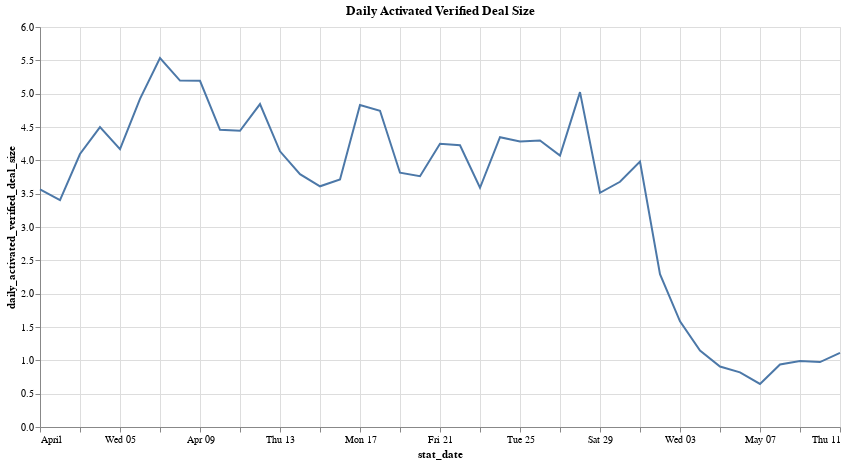

Write notebook code for a chart like this one.
### Code cell
# Altair chart of daily_activated_verified_deal_size over time (stat_date)

c = (
    alt.Chart(df)
    .mark_line()
    .encode(
        x="stat_date:T",
        y="daily_activated_verified_deal_size",
        tooltip=["daily_activated_verified_deal_size", "stat_date"],
    )
    .properties(width=800, height=400, title="Daily Activated Verified Deal Size")
).display()

### Figure 1 — Vega-Lite specification as saved in the notebook (floating-point values rounded to 4 significant figures)
{"config": {"view": {"continuousWidth": 300, "continuousHeight": 300}}, "data": {"name": "data-927680248540372543ccc032125b4b4f"}, "mark": {"type": "line"}, "encoding": {"tooltip": [{"field": "daily_activated_verified_deal_size", "type": "quantitative"}, {"field": "stat_date", "type": "temporal"}], "x": {"field": "stat_date", "type": "temporal"}, "y": {"field": "daily_activated_verified_deal_size", "type": "quantitative"}}, "height": 400, "title": "Daily Activated Verified Deal Size", "width": 800, "$schema": "https://vega.github.io/schema/vega-lite/v5.8.0.json", "datasets": {"data-927680248540372543ccc032125b4b4f": [{"stat_date": "2023-04-01T00:00:00+00:00", "total_regular_deal_size": 35.89, "total_verified_deal_size": 768.4, "active_regular_deal_size": 1.682, "active_verified_deal_size": 727.8, "daily_activated_regular_deal_size": 0.0004523, "daily_activated_verified_deal_size": 3.565, "daily_proposed_regular_deal_size": 0.0007873, "daily_proposed_verified_deal_size": 4.708, "daily_slashed_regular_deal_size": 0.0, "daily_slashed_verified_deal_size": 0.002889, "daily_expired_regular_deal_size": 0.0001874, "daily_expired_verified_deal_size": 0.08942}, {"stat_date": "2023-04-02T00:00:00+00:00", "total_regular_deal_size": 35.89, "total_verified_deal_size": 773.0, "active_regular_deal_size": 1.682, "active_verified_deal_size": 731.1, "daily_activated_regular_deal_size": 4.991e-05, "daily_activated_verified_deal_size": 3.404, "daily_proposed_regular_deal_size": 0.000598, "daily_proposed_verified_deal_size": 4.663, "daily_slashed_regular_deal_size": 0.0, "daily_slashed_verified_deal_size": 0.001635, "daily_expired_regular_deal_size": 0.0004316, "daily_expired_verified_deal_size": 0.06094}, {"stat_date": "2023-04-03T00:00:00+00:00", "total_regular_deal_size": 35.89, "total_verified_deal_size": 777.4, "active_regular_deal_size": 1.682, "active_verified_deal_size": 735.0, "daily_activated_regular_deal_size": 0.0004563, "daily_activated_verified_deal_size": 4.095, "daily_proposed_regular_deal_size": 0.002543, "daily_proposed_verified_deal_size": 4.408, "daily_slashed_regular_deal_size": 4.731e-07, "daily_slashed_verified_deal_size": 0.02901, "daily_expired_regular_deal_size": 0.0001581, "daily_expired_verified_deal_size": 0.06763}, {"stat_date": "2023-04-04T00:00:00+00:00", "total_regular_deal_size": 35.89, "total_verified_deal_size": 781.8, "active_regular_deal_size": 1.682, "active_verified_deal_size": 739.3, "daily_activated_regular_deal_size": 2.507e-05, "daily_activated_verified_deal_size": 4.497, "daily_proposed_regular_deal_size": 0.0013, "daily_proposed_verified_deal_size": 4.406, "daily_slashed_regular_deal_size": 0.0, "daily_slashed_verified_deal_size": 0.04836, "daily_expired_regular_deal_size": 0.0001222, "daily_expired_verified_deal_size": 0.05145}, {"stat_date": "2023-04-05T00:00:00+00:00", "total_regular_deal_size": 35.89, "total_verified_deal_size": 786.3, "active_regular_deal_size": 1.683, "active_verified_deal_size": 743.4, "daily_activated_regular_deal_size": 0.001076, "daily_activated_verified_deal_size": 4.168, "daily_proposed_regular_deal_size": 0.002151, "daily_proposed_verified_deal_size": 4.445, "daily_slashed_regular_deal_size": 0.0, "daily_slashed_verified_deal_size": 0.00715, "daily_expired_regular_deal_size": 3.031e-05, "daily_expired_verified_deal_size": 0.0361}, {"stat_date": "2023-04-06T00:00:00+00:00", "total_regular_deal_size": 35.89, "total_verified_deal_size": 790.7, "active_regular_deal_size": 1.684, "active_verified_deal_size": 748.2, "daily_activated_regular_deal_size": 0.001656, "daily_activated_verified_deal_size": 4.921, "daily_proposed_regular_deal_size": 0.002323, "daily_proposed_verified_deal_size": 4.473, "daily_slashed_regular_deal_size": 0.0, "daily_slashed_verified_deal_size": 0.00112, "daily_expired_regular_deal_size": 5.544e-09, "daily_expired_verified_deal_size": 0.01958}, {"stat_date": "2023-04-07T00:00:00+00:00", "total_regular_deal_size": 35.9, "total_verified_deal_size": 795.2, "active_regular_deal_size": 1.686, "active_verified_deal_size": 753.7, "daily_activated_regular_deal_size": 0.00187, "daily_activated_verified_deal_size": 5.534, "daily_proposed_regular_deal_size": 0.001832, "daily_proposed_verified_deal_size": 4.473, "daily_slashed_regular_deal_size": 0.0, "daily_slashed_verified_deal_size": 0.002392, "daily_expired_regular_deal_size": 3.142e-08, "daily_expired_verified_deal_size": 0.02429}, {"stat_date": "2023-04-08T00:00:00+00:00", "total_regular_deal_size": 35.9, "total_verified_deal_size": 799.9, "active_regular_deal_size": 1.688, "active_verified_deal_size": 758.9, "daily_activated_regular_deal_size": 0.001452, "daily_activated_verified_deal_size": 5.196, "daily_proposed_regular_deal_size": 0.001666, "daily_proposed_verified_deal_size": 4.644, "daily_slashed_regular_deal_size": 0.0, "daily_slashed_verified_deal_size": 0.001756, "daily_expired_regular_deal_size": 3.792e-05, "daily_expired_verified_deal_size": 0.009269}, {"stat_date": "2023-04-09T00:00:00+00:00", "total_regular_deal_size": 35.9, "total_verified_deal_size": 804.8, "active_regular_deal_size": 1.689, "active_verified_deal_size": 764.1, "daily_activated_regular_deal_size": 0.001055, "daily_activated_verified_deal_size": 5.192, "daily_proposed_regular_deal_size": 0.0009661, "daily_proposed_verified_deal_size": 4.882, "daily_slashed_regular_deal_size": 0.0, "daily_slashed_verified_deal_size": 0.00106, "daily_expired_regular_deal_size": 3.034e-05, "daily_expired_verified_deal_size": 0.01149}, {"stat_date": "2023-04-10T00:00:00+00:00", "total_regular_deal_size": 35.9, "total_verified_deal_size": 808.9, "active_regular_deal_size": 1.691, "active_verified_deal_size": 768.2, "daily_activated_regular_deal_size": 0.002745, "daily_activated_verified_deal_size": 4.458, "daily_proposed_regular_deal_size": 0.0007972, "daily_proposed_verified_deal_size": 4.174, "daily_slashed_regular_deal_size": 0.0, "daily_slashed_verified_deal_size": 0.0006813, "daily_expired_regular_deal_size": 3.032e-05, "daily_expired_verified_deal_size": 0.01172}, {"stat_date": "2023-04-11T00:00:00+00:00", "total_regular_deal_size": 35.9, "total_verified_deal_size": 812.8, "active_regular_deal_size": 1.692, "active_verified_deal_size": 772.6, "daily_activated_regular_deal_size": 0.001775, "daily_activated_verified_deal_size": 4.444, "daily_proposed_regular_deal_size": 0.00106, "daily_proposed_verified_deal_size": 3.866, "daily_slashed_regular_deal_size": 0.0002586, "daily_slashed_verified_deal_size": 0.03887, "daily_expired_regular_deal_size": 5.799e-06, "daily_expired_verified_deal_size": 0.01737}, {"stat_date": "2023-04-12T00:00:00+00:00", "total_regular_deal_size": 35.9, "total_verified_deal_size": 817.0, "active_regular_deal_size": 1.694, "active_verified_deal_size": 777.7, "daily_activated_regular_deal_size": 0.001075, "daily_activated_verified_deal_size": 4.843, "daily_proposed_regular_deal_size": 0.0008705, "daily_proposed_verified_deal_size": 4.188, "daily_slashed_regular_deal_size": 0.0, "daily_slashed_verified_deal_size": 9.084e-05, "daily_expired_regular_deal_size": 2.218e-08, "daily_expired_verified_deal_size": 0.01337}, {"stat_date": "2023-04-13T00:00:00+00:00", "total_regular_deal_size": 35.9, "total_verified_deal_size": 821.0, "active_regular_deal_size": 1.694, "active_verified_deal_size": 781.5, "daily_activated_regular_deal_size": 0.001137, "daily_activated_verified_deal_size": 4.135, "daily_proposed_regular_deal_size": 0.001048, "daily_proposed_verified_deal_size": 3.988, "daily_slashed_regular_deal_size": 0.0, "daily_slashed_verified_deal_size": 0.003728, "daily_expired_regular_deal_size": 6.284e-08, "daily_expired_verified_deal_size": 0.01558}, {"stat_date": "2023-04-14T00:00:00+00:00", "total_regular_deal_size": 35.9, "total_verified_deal_size": 824.9, "active_regular_deal_size": 1.695, "active_verified_deal_size": 784.5, "daily_activated_regular_deal_size": 0.001771, "daily_activated_verified_deal_size": 3.792, "daily_proposed_regular_deal_size": 0.0005986, "daily_proposed_verified_deal_size": 3.903, "daily_slashed_regular_deal_size": 1.514e-05, "daily_slashed_verified_deal_size": 0.0005375, "daily_expired_regular_deal_size": 6.063e-05, "daily_expired_verified_deal_size": 0.00911}, {"stat_date": "2023-04-15T00:00:00+00:00", "total_regular_deal_size": 35.9, "total_verified_deal_size": 829.2, "active_regular_deal_size": 1.698, "active_verified_deal_size": 789.2, "daily_activated_regular_deal_size": 0.001454, "daily_activated_verified_deal_size": 3.611, "daily_proposed_regular_deal_size": 0.0007961, "daily_proposed_verified_deal_size": 4.295, "daily_slashed_regular_deal_size": 0.0, "daily_slashed_verified_deal_size": 0.001953, "daily_expired_regular_deal_size": 4.112e-05, "daily_expired_verified_deal_size": 0.01307}, {"stat_date": "2023-04-16T00:00:00+00:00", "total_regular_deal_size": 35.9, "total_verified_deal_size": 833.4, "active_regular_deal_size": 1.699, "active_verified_deal_size": 792.9, "daily_activated_regular_deal_size": 0.0009029, "daily_activated_verified_deal_size": 3.714, "daily_proposed_regular_deal_size": 0.0003558, "daily_proposed_verified_deal_size": 4.25, "daily_slashed_regular_deal_size": 0.0, "daily_slashed_verified_deal_size": 0.002059, "daily_expired_regular_deal_size": 1.015e-05, "daily_expired_verified_deal_size": 0.01641}, {"stat_date": "2023-04-17T00:00:00+00:00", "total_regular_deal_size": 35.9, "total_verified_deal_size": 837.7, "active_regular_deal_size": 1.7, "active_verified_deal_size": 797.7, "daily_activated_regular_deal_size": 0.001203, "daily_activated_verified_deal_size": 4.831, "daily_proposed_regular_deal_size": 0.0009718, "daily_proposed_verified_deal_size": 4.211, "daily_slashed_regular_deal_size": 0.0, "daily_slashed_verified_deal_size": 0.0009992, "daily_expired_regular_deal_size": 2.026e-06, "daily_expired_verified_deal_size": 0.01028}, {"stat_date": "2023-04-18T00:00:00+00:00", "total_regular_deal_size": 35.91, "total_verified_deal_size": 841.9, "active_regular_deal_size": 1.701, "active_verified_deal_size": 802.4, "daily_activated_regular_deal_size": 0.0009519, "daily_activated_verified_deal_size": 4.744, "daily_proposed_regular_deal_size": 0.0008895, "daily_proposed_verified_deal_size": 4.225, "daily_slashed_regular_deal_size": 0.0, "daily_slashed_verified_deal_size": 0.000212, "daily_expired_regular_deal_size": 3.951e-06, "daily_expired_verified_deal_size": 0.01863}, {"stat_date": "2023-04-19T00:00:00+00:00", "total_regular_deal_size": 35.91, "total_verified_deal_size": 846.0, "active_regular_deal_size": 1.702, "active_verified_deal_size": 806.2, "daily_activated_regular_deal_size": 0.0006283, "daily_activated_verified_deal_size": 3.814, "daily_proposed_regular_deal_size": 0.001075, "daily_proposed_verified_deal_size": 4.137, "daily_slashed_regular_deal_size": 0.0, "daily_slashed_verified_deal_size": 0.0004845, "daily_expired_regular_deal_size": 2.467e-05, "daily_expired_verified_deal_size": 0.02228}, {"stat_date": "2023-04-20T00:00:00+00:00", "total_regular_deal_size": 35.91, "total_verified_deal_size": 850.5, "active_regular_deal_size": 1.702, "active_verified_deal_size": 809.9, "daily_activated_regular_deal_size": 0.0009538, "daily_activated_verified_deal_size": 3.762, "daily_proposed_regular_deal_size": 0.000545, "daily_proposed_verified_deal_size": 4.476, "daily_slashed_regular_deal_size": 0.0, "daily_slashed_verified_deal_size": 0.006238, "daily_expired_regular_deal_size": 3.623e-05, "daily_expired_verified_deal_size": 0.02599}, {"stat_date": "2023-04-21T00:00:00+00:00", "total_regular_deal_size": 35.91, "total_verified_deal_size": 854.8, "active_regular_deal_size": 1.702, "active_verified_deal_size": 814.0, "daily_activated_regular_deal_size": 0.0007648, "daily_activated_verified_deal_size": 4.249, "daily_proposed_regular_deal_size": 0.000916, "daily_proposed_verified_deal_size": 4.23, "daily_slashed_regular_deal_size": 0.0, "daily_slashed_verified_deal_size": 0.004095, "daily_expired_regular_deal_size": 7.646e-05, "daily_expired_verified_deal_size": 0.03582}, {"stat_date": "2023-04-22T00:00:00+00:00", "total_regular_deal_size": 35.91, "total_verified_deal_size": 859.2, "active_regular_deal_size": 1.703, "active_verified_deal_size": 818.2, "daily_activated_regular_deal_size": 0.0005556, "daily_activated_verified_deal_size": 4.225, "daily_proposed_regular_deal_size": 0.0004542, "daily_proposed_verified_deal_size": 4.447, "daily_slashed_regular_deal_size": 0.0004018, "daily_slashed_verified_deal_size": 0.0003331, "daily_expired_regular_deal_size": 6.977e-06, "daily_expired_verified_deal_size": 0.02913}, {"stat_date": "2023-04-23T00:00:00+00:00", "total_regular_deal_size": 35.91, "total_verified_deal_size": 863.2, "active_regular_deal_size": 1.703, "active_verified_deal_size": 821.7, "daily_activated_regular_deal_size": 0.0005072, "daily_activated_verified_deal_size": 3.589, "daily_proposed_regular_deal_size": 0.001173, "daily_proposed_verified_deal_size": 3.995, "daily_slashed_regular_deal_size": 4.542e-05, "daily_slashed_verified_deal_size": 0.001764, "daily_expired_regular_deal_size": 7.208e-07, "daily_expired_verified_deal_size": 0.01411}, {"stat_date": "2023-04-24T00:00:00+00:00", "total_regular_deal_size": 35.91, "total_verified_deal_size": 866.7, "active_regular_deal_size": 1.701, "active_verified_deal_size": 825.2, "daily_activated_regular_deal_size": 0.0008857, "daily_activated_verified_deal_size": 4.347, "daily_proposed_regular_deal_size": 0.001226, "daily_proposed_verified_deal_size": 3.45, "daily_slashed_regular_deal_size": 6.056e-05, "daily_slashed_verified_deal_size": 0.002843, "daily_expired_regular_deal_size": 0.0001567, "daily_expired_verified_deal_size": 0.01087}, {"stat_date": "2023-04-25T00:00:00+00:00", "total_regular_deal_size": 35.91, "total_verified_deal_size": 870.1, "active_regular_deal_size": 1.704, "active_verified_deal_size": 830.0, "daily_activated_regular_deal_size": 0.001302, "daily_activated_verified_deal_size": 4.284, "daily_proposed_regular_deal_size": 0.0006661, "daily_proposed_verified_deal_size": 3.447, "daily_slashed_regular_deal_size": 0.0, "daily_slashed_verified_deal_size": 0.02364, "daily_expired_regular_deal_size": 6.583e-05, "daily_expired_verified_deal_size": 0.03004}, {"stat_date": "2023-04-26T00:00:00+00:00", "total_regular_deal_size": 35.91, "total_verified_deal_size": 873.6, "active_regular_deal_size": 1.706, "active_verified_deal_size": 834.4, "daily_activated_regular_deal_size": 0.001215, "daily_activated_verified_deal_size": 4.297, "daily_proposed_regular_deal_size": 0.0003028, "daily_proposed_verified_deal_size": 3.441, "daily_slashed_regular_deal_size": 0.0, "daily_slashed_verified_deal_size": 0.0003028, "daily_expired_regular_deal_size": 4.051e-06, "daily_expired_verified_deal_size": 0.1104}, {"stat_date": "2023-04-27T00:00:00+00:00", "total_regular_deal_size": 35.91, "total_verified_deal_size": 876.1, "active_regular_deal_size": 1.705, "active_verified_deal_size": 838.0, "daily_activated_regular_deal_size": 0.0005602, "daily_activated_verified_deal_size": 4.071, "daily_proposed_regular_deal_size": 0.001045, "daily_proposed_verified_deal_size": 2.497, "daily_slashed_regular_deal_size": 0.0, "daily_slashed_verified_deal_size": 0.0007267, "daily_expired_regular_deal_size": 2.905e-06, "daily_expired_verified_deal_size": 0.0996}, {"stat_date": "2023-04-28T00:00:00+00:00", "total_regular_deal_size": 35.91, "total_verified_deal_size": 879.1, "active_regular_deal_size": 1.703, "active_verified_deal_size": 843.2, "daily_activated_regular_deal_size": 0.001151, "daily_activated_verified_deal_size": 5.023, "daily_proposed_regular_deal_size": 0.000545, "daily_proposed_verified_deal_size": 2.986, "daily_slashed_regular_deal_size": 0.0, "daily_slashed_verified_deal_size": 6.056e-05, "daily_expired_regular_deal_size": 0.003335, "daily_expired_verified_deal_size": 0.05039}, {"stat_date": "2023-04-29T00:00:00+00:00", "total_regular_deal_size": 35.91, "total_verified_deal_size": 883.1, "active_regular_deal_size": 1.699, "active_verified_deal_size": 846.6, "daily_activated_regular_deal_size": 0.0007272, "daily_activated_verified_deal_size": 3.513, "daily_proposed_regular_deal_size": 0.0005753, "daily_proposed_verified_deal_size": 3.998, "daily_slashed_regular_deal_size": 3.619e-05, "daily_slashed_verified_deal_size": 0.003675, "daily_expired_regular_deal_size": 0.003391, "daily_expired_verified_deal_size": 9.273e-05}, {"stat_date": "2023-04-30T00:00:00+00:00", "total_regular_deal_size": 35.91, "total_verified_deal_size": 887.4, "active_regular_deal_size": 1.699, "active_verified_deal_size": 850.1, "daily_activated_regular_deal_size": 0.0008781, "daily_activated_verified_deal_size": 3.678, "daily_proposed_regular_deal_size": 0.0005299, "daily_proposed_verified_deal_size": 4.321, "daily_slashed_regular_deal_size": 0.0, "daily_slashed_verified_deal_size": 0.004436, "daily_expired_regular_deal_size": 3.028e-05, "daily_expired_verified_deal_size": 0.002422}, {"stat_date": "2023-05-01T00:00:00+00:00", "total_regular_deal_size": 35.92, "total_verified_deal_size": 891.9, "active_regular_deal_size": 1.693, "active_verified_deal_size": 854.0, "daily_activated_regular_deal_size": 0.0003633, "daily_activated_verified_deal_size": 3.982, "daily_proposed_regular_deal_size": 0.0002725, "daily_proposed_verified_deal_size": 4.522, "daily_slashed_regular_deal_size": 0.0, "daily_slashed_verified_deal_size": 0.002422, "daily_expired_regular_deal_size": 1.478e-08, "daily_expired_verified_deal_size": 0.0005147}, {"stat_date": "2023-05-02T00:00:00+00:00", "total_regular_deal_size": 35.92, "total_verified_deal_size": 896.5, "active_regular_deal_size": 1.691, "active_verified_deal_size": 856.3, "daily_activated_regular_deal_size": 0.0006056, "daily_activated_verified_deal_size": 2.292, "daily_proposed_regular_deal_size": 0.000545, "daily_proposed_verified_deal_size": 4.603, "daily_slashed_regular_deal_size": 0.0, "daily_slashed_verified_deal_size": 0.002525, "daily_expired_regular_deal_size": 3.696e-09, "daily_expired_verified_deal_size": 0.0}, {"stat_date": "2023-05-03T00:00:00+00:00", "total_regular_deal_size": 35.92, "total_verified_deal_size": 900.8, "active_regular_deal_size": 1.684, "active_verified_deal_size": 857.7, "daily_activated_regular_deal_size": 0.0004239, "daily_activated_verified_deal_size": 1.585, "daily_proposed_regular_deal_size": 0.0006056, "daily_proposed_verified_deal_size": 4.257, "daily_slashed_regular_deal_size": 0.0, "daily_slashed_verified_deal_size": 0.0005147, "daily_expired_regular_deal_size": 0.0, "daily_expired_verified_deal_size": 0.005511}, {"stat_date": "2023-05-04T00:00:00+00:00", "total_regular_deal_size": 35.92, "total_verified_deal_size": 905.0, "active_regular_deal_size": 1.674, "active_verified_deal_size": 858.8, "daily_activated_regular_deal_size": 0.0006359, "daily_activated_verified_deal_size": 1.146, "daily_proposed_regular_deal_size": 0.0007494, "daily_proposed_verified_deal_size": 4.226, "daily_slashed_regular_deal_size": 0.0, "daily_slashed_verified_deal_size": 0.006102, "daily_expired_regular_deal_size": 0.0, "daily_expired_verified_deal_size": 0.0}, {"stat_date": "2023-05-05T00:00:00+00:00", "total_regular_deal_size": 35.92, "total_verified_deal_size": 909.5, "active_regular_deal_size": 1.673, "active_verified_deal_size": 859.6, "daily_activated_regular_deal_size": 5.299e-05, "daily_activated_verified_deal_size": 0.9067, "daily_proposed_regular_deal_size": 0.0006666, "daily_proposed_verified_deal_size": 4.547, "daily_slashed_regular_deal_size": 0.0, "daily_slashed_verified_deal_size": 0.001026, "daily_expired_regular_deal_size": 0.0, "daily_expired_verified_deal_size": 0.000545}, {"stat_date": "2023-05-06T00:00:00+00:00", "total_regular_deal_size": 35.92, "total_verified_deal_size": 914.4, "active_regular_deal_size": 1.672, "active_verified_deal_size": 860.3, "daily_activated_regular_deal_size": 0.0, "daily_activated_verified_deal_size": 0.82, "daily_proposed_regular_deal_size": 0.0006661, "daily_proposed_verified_deal_size": 4.815, "daily_slashed_regular_deal_size": 0.0, "daily_slashed_verified_deal_size": 0.0003331, "daily_expired_regular_deal_size": 0.0, "daily_expired_verified_deal_size": 0.0}, {"stat_date": "2023-05-07T00:00:00+00:00", "total_regular_deal_size": 35.92, "total_verified_deal_size": 919.4, "active_regular_deal_size": 1.662, "active_verified_deal_size": 860.9, "daily_activated_regular_deal_size": 6.056e-05, "daily_activated_verified_deal_size": 0.6462, "daily_proposed_regular_deal_size": 0.0006661, "daily_proposed_verified_deal_size": 5.02, "daily_slashed_regular_deal_size": 0.0, "daily_slashed_verified_deal_size": 0.000757, "daily_expired_regular_deal_size": 0.0, "daily_expired_verified_deal_size": 0.0}, {"stat_date": "2023-05-08T00:00:00+00:00", "total_regular_deal_size": 35.92, "total_verified_deal_size": 924.4, "active_regular_deal_size": 1.658, "active_verified_deal_size": 861.7, "daily_activated_regular_deal_size": 0.000106, "daily_activated_verified_deal_size": 0.9386, "daily_proposed_regular_deal_size": 0.0008478, "daily_proposed_verified_deal_size": 5.056, "daily_slashed_regular_deal_size": 0.0, "daily_slashed_verified_deal_size": 0.0006359, "daily_expired_regular_deal_size": 0.0, "daily_expired_verified_deal_size": 0.002059}, {"stat_date": "2023-05-09T00:00:00+00:00", "total_regular_deal_size": 35.92, "total_verified_deal_size": 929.5, "active_regular_deal_size": 1.656, "active_verified_deal_size": 862.6, "daily_activated_regular_deal_size": 0.0, "daily_activated_verified_deal_size": 0.9884, "daily_proposed_regular_deal_size": 0.0003936, "daily_proposed_verified_deal_size": 5.028, "daily_slashed_regular_deal_size": 3.028e-05, "daily_slashed_verified_deal_size": 0.00106, "daily_expired_regular_deal_size": 7.396e-09, "daily_expired_verified_deal_size": 0.0}, {"stat_date": "2023-05-10T00:00:00+00:00", "total_regular_deal_size": 35.92, "total_verified_deal_size": 934.4, "active_regular_deal_size": 1.655, "active_verified_deal_size": 863.5, "daily_activated_regular_deal_size": 0.0001514, "daily_activated_verified_deal_size": 0.9734, "daily_proposed_regular_deal_size": 0.0007267, "daily_proposed_verified_deal_size": 4.991, "daily_slashed_regular_deal_size": 0.0, "daily_slashed_verified_deal_size": 0.0001514, "daily_expired_regular_deal_size": 0.0, "daily_expired_verified_deal_size": 0.0}, {"stat_date": "2023-05-11T00:00:00+00:00", "total_regular_deal_size": 35.92, "total_verified_deal_size": 939.3, "active_regular_deal_size": 1.655, "active_verified_deal_size": 864.6, "daily_activated_regular_deal_size": 6.056e-05, "daily_activated_verified_deal_size": 1.111, "daily_proposed_regular_deal_size": 0.0004239, "daily_proposed_verified_deal_size": 4.853, "daily_slashed_regular_deal_size": 0.0, "daily_slashed_verified_deal_size": 0.0002725, "daily_expired_regular_deal_size": 0.0, "daily_expired_verified_deal_size": 0.0}]}}
